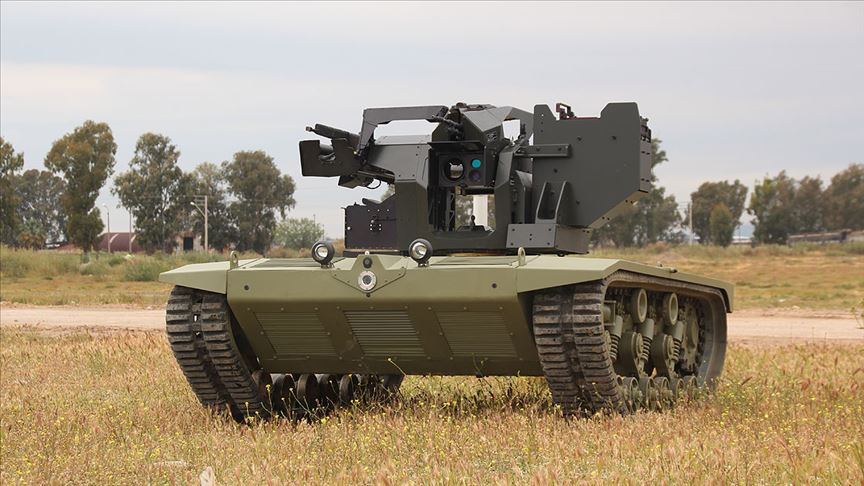
#> input picture openytu_/images/barkan.jpg, 864 x 486 px, found by its file name
$ python erode.py
#> lines starting #> are read from the running program, lines starting #| are printed output that depends on the picture
import cv2
import imutils
import numpy as np

img_path = "images/barkan.jpg"

img = cv2.imread(img_path)
#> img is the input picture: shape (486, 864, 3); mean B, G, R 125.8, 146.1, 158.9
img = imutils.resize(img, width=450)
#> img: shape (253, 450, 3)
kernel = np.ones((7,7), dtype = np.uint8)

img_gray = cv2.cvtColor(img, cv2.COLOR_BGR2GRAY)
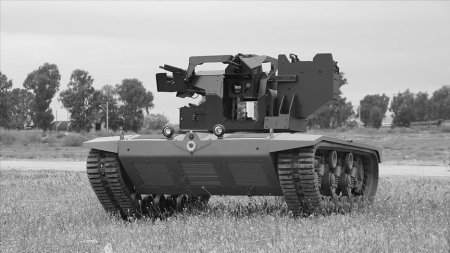
#> img_gray: shape (253, 450); min 11, max 240, mean 147.6

erode = cv2.erode(img_gray, kernel, iterations = 1)
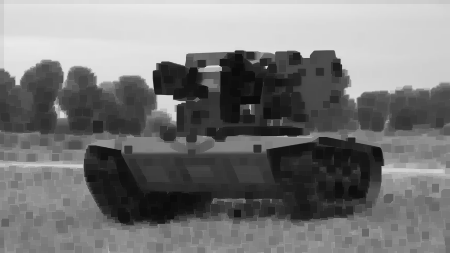
#> erode: shape (253, 450); min 11, max 234, mean 121.1


cv2.imshow("img", img)
cv2.imshow("erode",erode)
cv2.waitKey(0)
cv2.destroyAllWindows()
